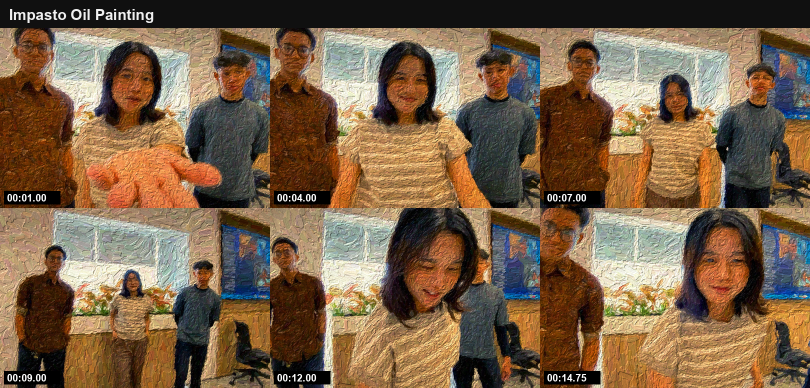
#> input picture styles/50-impasto-oil-painting/example.png, 1620 x 776 px (shown at 1/2 size)
$ python -i render.py   (imports and definitions only)   (older library calls are emulated)
#> lines starting #> are read from the running program, lines starting #| are printed output that depends on the picture
"""Impasto oil painting restyle, frame by frame.

usage: python -I render.py <frames_dir> <masks_dir> <out_dir> [all | frame numbers...]

Every frame is repainted with brush strokes on a primed canvas:
  1. a warm/cool painterly grade of the source (lights warmer, shadows cooler)
  2. three stroke layers (big -> small). Strokes follow the image structure
     (structure-tensor orientation); smaller brushes only go where the canvas
     still differs from the source (Hertzmann-style), and people get finer
     brushes so faces stay readable
  3. a few palette-knife swipes in the background
  4. a height map built stroke by stroke (paint ridges + bristle grooves),
     relit with a raking light -> thick impasto relief, specular glints
  5. canvas weave showing where the paint is thin
Strokes on people are re-laid every frame; background strokes are re-laid
every 3 frames with small jitter in between, so the painting "boils" like
painted animation without the static room flickering hard.
"""
import os
import sys
from multiprocessing import Pool

import cv2
import numpy as np

# [1 line that did not run here, left out]
ARGS = sys.argv[4:]
H, W = 1080, 1620


# [4 lines left out: function frame_list, not called in this run]


def orientation(gray):
    g = cv2.GaussianBlur(gray, (0, 0), 2.0)
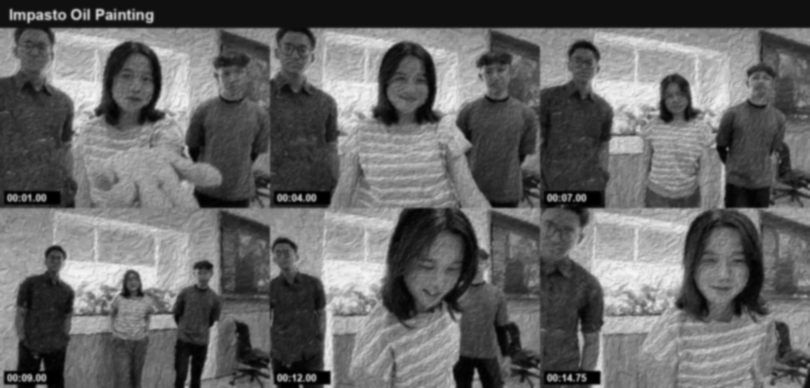
#> g: shape (776, 1620) (shown at 1/2 size); min 0, max 246, mean 101.8
    gx = cv2.Sobel(g, cv2.CV_32F, 1, 0, ksize=3)
    gy = cv2.Sobel(g, cv2.CV_32F, 0, 1, ksize=3)
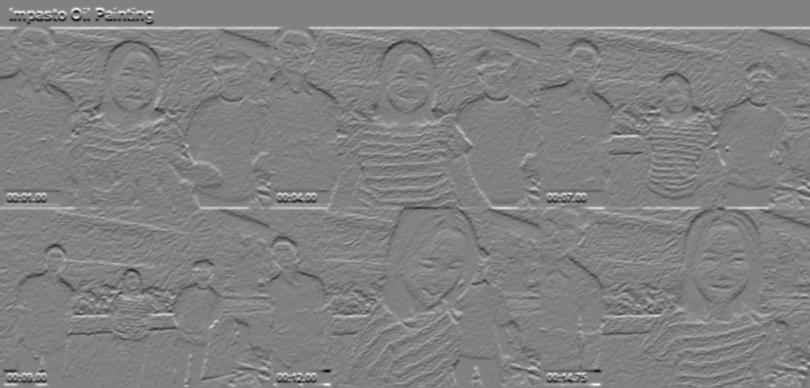
#> gy: shape (776, 1620) float32 (shown at 1/2 size); min -335, max 327, mean 0.9; drawn with min black and max white
    jxx = cv2.GaussianBlur(gx * gx, (0, 0), 7)
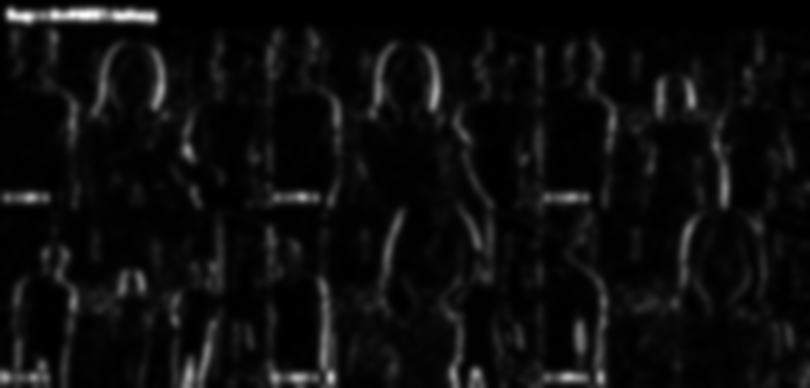
#> jxx: shape (776, 1620) float32 (shown at 1/2 size); min 0, max 24789.1, mean 1297.7; drawn with min black and max white
    jyy = cv2.GaussianBlur(gy * gy, (0, 0), 7)
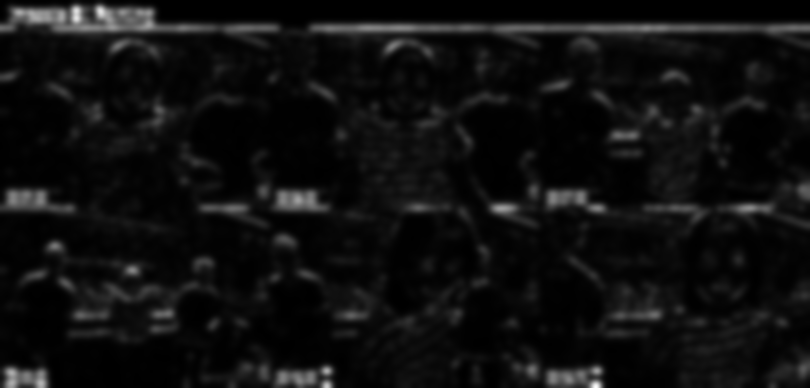
#> jyy: shape (776, 1620) float32 (shown at 1/2 size); min 0, max 20704.3, mean 1267.3; drawn with min black and max white
    jxy = cv2.GaussianBlur(gx * gy, (0, 0), 7)
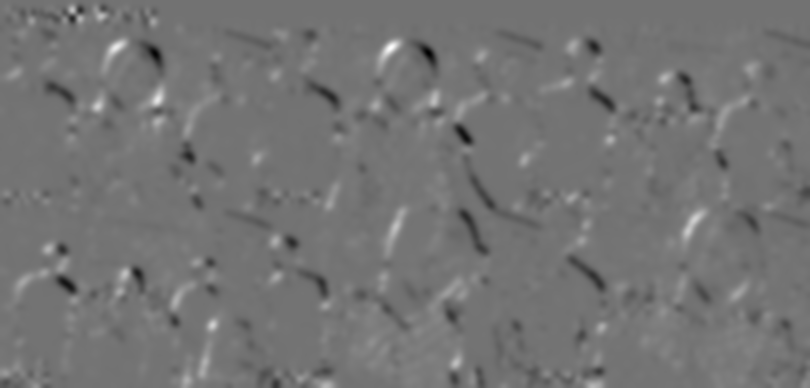
#> jxy: shape (776, 1620) float32 (shown at 1/2 size); min -5760.7, max 7016.5, mean 62; drawn with min black and max white
    theta = 0.5 * np.arctan2(2 * jxy, jxx - jyy) + np.pi / 2   # along edges
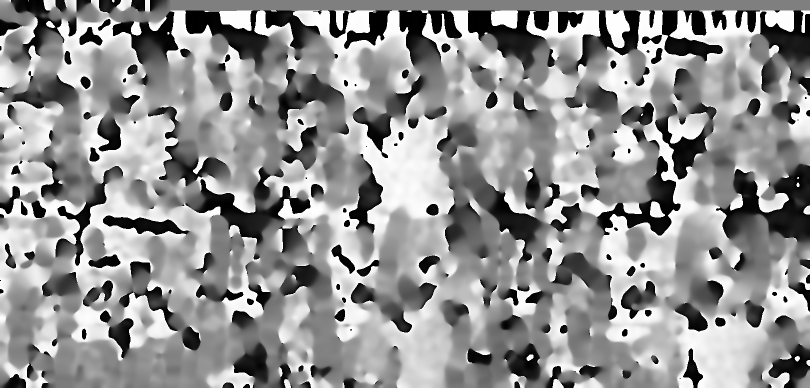
#> theta: shape (776, 1620) float32 (shown at 1/2 size); min 0, max 3.14, mean 1.8; drawn with min black and max white
    coher = np.sqrt((jxx - jyy) ** 2 + 4 * jxy ** 2) / (jxx + jyy + 1e-3)
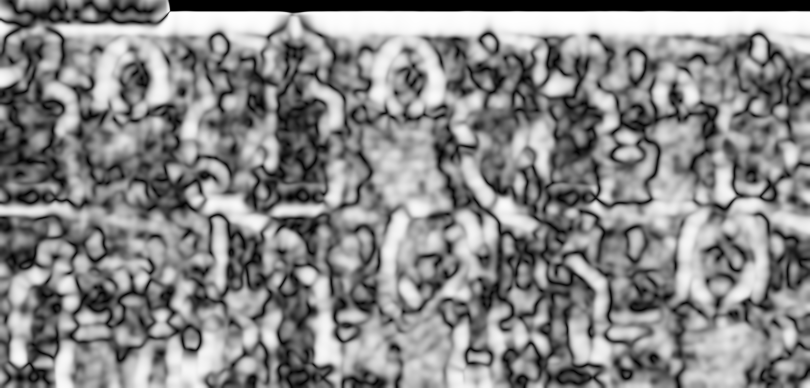
#> coher: shape (776, 1620) float32 (shown at 1/2 size); min 0, max 0.999, mean 0.529
    return theta.astype(np.float32), coher.astype(np.float32)


# [14 lines left out: function grade, not called in this run]


def weave(h, w):
    y, x = np.mgrid[0:h, 0:w].astype(np.float32)
    a = np.sin(x * 2 * np.pi / 5.0) * np.sin(y * 2 * np.pi / 5.0 + np.pi / 2)
    b = np.sin(y * 2 * np.pi / 5.0) * 0.5
    return (0.6 * a + 0.4 * b).astype(np.float32)


WEAVE = weave(H, W)
GROUND = None


# [122 lines left out: functions ground, paint_layer, knife_swipes, dabs, lic, relight, not called in this run]


def read_mask(n):
    m = cv2.imread(os.path.join(MASKS, f"frame_{n:03d}.png"), cv2.IMREAD_GRAYSCALE)
    return cv2.GaussianBlur(m.astype(np.float32) / 255, (0, 0), 2)


# [58 lines left out: function render, not called in this run]


# [7 lines not run here, left out]

>>> import cv2
>>> picture = cv2.imread('example.png', cv2.IMREAD_GRAYSCALE)
>>> result = orientation(picture)
